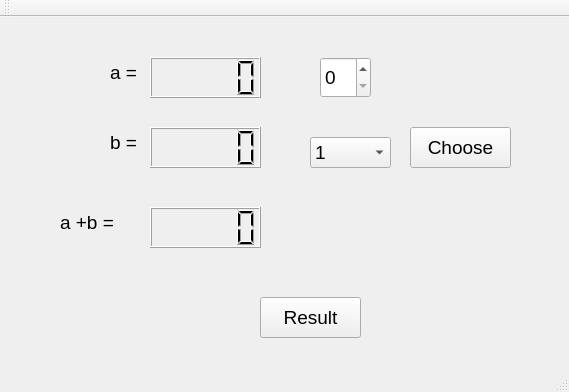
<?xml version="1.0" encoding="UTF-8"?>
<ui version="4.0">
 <class>MainWindow</class>
 <widget class="QMainWindow" name="MainWindow">
  <property name="geometry">
   <rect>
    <x>0</x>
    <y>0</y>
    <width>569</width>
    <height>392</height>
   </rect>
  </property>
  <property name="windowTitle">
   <string>MainWindow</string>
  </property>
  <widget class="QWidget" name="centralWidget">
   <widget class="QLabel" name="label">
    <property name="geometry">
     <rect>
      <x>110</x>
      <y>40</y>
      <width>61</width>
      <height>31</height>
     </rect>
    </property>
    <property name="font">
     <font>
      <pointsize>14</pointsize>
     </font>
    </property>
    <property name="text">
     <string>a =</string>
    </property>
   </widget>
   <widget class="QLCDNumber" name="a_lcdNumber">
    <property name="geometry">
     <rect>
      <x>150</x>
      <y>40</y>
      <width>111</width>
      <height>41</height>
     </rect>
    </property>
   </widget>
   <widget class="QLCDNumber" name="b_lcdNumber">
    <property name="geometry">
     <rect>
      <x>150</x>
      <y>110</y>
      <width>111</width>
      <height>41</height>
     </rect>
    </property>
   </widget>
   <widget class="QLabel" name="label_2">
    <property name="geometry">
     <rect>
      <x>110</x>
      <y>110</y>
      <width>61</width>
      <height>31</height>
     </rect>
    </property>
    <property name="font">
     <font>
      <pointsize>14</pointsize>
     </font>
    </property>
    <property name="text">
     <string>b =</string>
    </property>
   </widget>
   <widget class="QLCDNumber" name="sum_ab_lcdNumber">
    <property name="geometry">
     <rect>
      <x>150</x>
      <y>190</y>
      <width>111</width>
      <height>41</height>
     </rect>
    </property>
   </widget>
   <widget class="QLabel" name="label_3">
    <property name="geometry">
     <rect>
      <x>60</x>
      <y>190</y>
      <width>81</width>
      <height>31</height>
     </rect>
    </property>
    <property name="font">
     <font>
      <pointsize>14</pointsize>
     </font>
    </property>
    <property name="text">
     <string>a +b =</string>
    </property>
   </widget>
   <widget class="QSpinBox" name="spinBox">
    <property name="geometry">
     <rect>
      <x>320</x>
      <y>40</y>
      <width>51</width>
      <height>41</height>
     </rect>
    </property>
    <property name="font">
     <font>
      <pointsize>14</pointsize>
     </font>
    </property>
   </widget>
   <widget class="QComboBox" name="comboBox">
    <property name="geometry">
     <rect>
      <x>310</x>
      <y>120</y>
      <width>81</width>
      <height>31</height>
     </rect>
    </property>
    <property name="font">
     <font>
      <pointsize>14</pointsize>
     </font>
    </property>
    <property name="currentText">
     <string>1</string>
    </property>
    <property name="currentIndex">
     <number>0</number>
    </property>
    <property name="maxVisibleItems">
     <number>100</number>
    </property>
    <property name="insertPolicy">
     <enum>QComboBox::InsertAtBottom</enum>
    </property>
    <item>
     <property name="text">
      <string>1</string>
     </property>
    </item>
    <item>
     <property name="text">
      <string>2</string>
     </property>
    </item>
    <item>
     <property name="text">
      <string>3</string>
     </property>
    </item>
    <item>
     <property name="text">
      <string>4</string>
     </property>
    </item>
    <item>
     <property name="text">
      <string>5</string>
     </property>
    </item>
    <item>
     <property name="text">
      <string>6</string>
     </property>
    </item>
    <item>
     <property name="text">
      <string>7</string>
     </property>
    </item>
    <item>
     <property name="text">
      <string>8</string>
     </property>
    </item>
    <item>
     <property name="text">
      <string>9</string>
     </property>
    </item>
    <item>
     <property name="text">
      <string>10</string>
     </property>
    </item>
    <item>
     <property name="text">
      <string>11</string>
     </property>
    </item>
    <item>
     <property name="text">
      <string>12</string>
     </property>
    </item>
   </widget>
   <widget class="QPushButton" name="result_button">
    <property name="geometry">
     <rect>
      <x>260</x>
      <y>280</y>
      <width>101</width>
      <height>41</height>
     </rect>
    </property>
    <property name="font">
     <font>
      <pointsize>14</pointsize>
     </font>
    </property>
    <property name="text">
     <string>Result</string>
    </property>
   </widget>
   <widget class="QPushButton" name="chose_button">
    <property name="geometry">
     <rect>
      <x>410</x>
      <y>110</y>
      <width>101</width>
      <height>41</height>
     </rect>
    </property>
    <property name="font">
     <font>
      <pointsize>14</pointsize>
     </font>
    </property>
    <property name="text">
     <string>Choose</string>
    </property>
   </widget>
  </widget>
  <widget class="QMenuBar" name="menuBar">
   <property name="geometry">
    <rect>
     <x>0</x>
     <y>0</y>
     <width>569</width>
     <height>26</height>
    </rect>
   </property>
  </widget>
  <widget class="QToolBar" name="mainToolBar">
   <attribute name="toolBarArea">
    <enum>TopToolBarArea</enum>
   </attribute>
   <attribute name="toolBarBreak">
    <bool>false</bool>
   </attribute>
  </widget>
  <widget class="QStatusBar" name="statusBar"/>
 </widget>
 <layoutdefault spacing="6" margin="11"/>
 <resources/>
 <connections/>
</ui>
